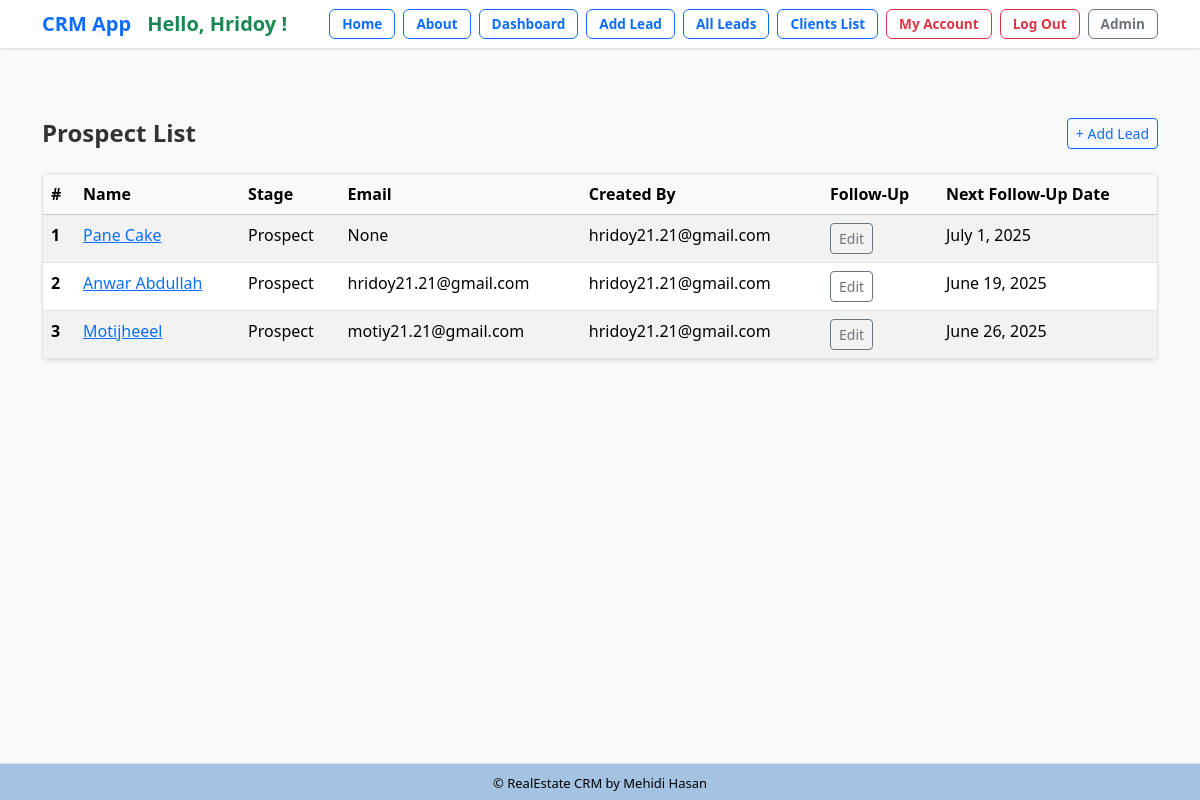
The page /leads/prospect/ (signed in) on the database its author committed.
### lead/models.py (models this page shows, shortened)
class Lead(models.Model):
    LEAD_STAGE_CHOICES = (
        ('lead', 'Lead'),
        ('prospect', 'Prospect'),
        ('high_prospect', 'High Prospect'),
        ('sold_onboard', 'Sold/On-board'),
        ('hold', 'Hold'),
        ('lost', 'Lost'),
        ('junk', 'Junk'),
    )
    PROFESSION_CHOICES = (
        ('doctor', 'Doctor'),
        ('artist', 'Artist'),
        ('engineer', 'Engineer'),
        ('teacher', 'Teacher'),
        ('student', 'Student'),
        ('other', 'Other'),
    )
    PROJECT_CHOICES = (
        ('grand', 'Grand'),
        ('majestic', 'Majestic'),
        ('skyvilla', 'Skyvilla'),
        ('maxus', 'Maxus'),
        ('other', 'Other'),
    )
    PROPERTY_STATUS_CHOICES = (
        ('ready', 'Ready'),
        ('initial', 'Initial'),
        ('going', 'Going'),
    )
    PREFERRED_LOCATION_CHOICES = (
        ('banani', 'Banani'),
        ('gulshan', 'Gulshan'),
        ('badda', 'Badda'),
        ('dhanmondi', 'Dhanmondi'),
        ('other', 'Other'),
    )
    COMPANY_CHOICES = (
        ('rupayanhousing', 'Rupayan Housing'),
        ('rupayancityuttara', 'Rupayan City Uttara'),
        ('other', 'Other'),
    )
    INTERESTED_PROJECT_BUILDING_CHOICES = (
        ('grand-building-12', 'Grand Building 12'),
        ('majestic-building-5', 'Majestic Building 5'),
        ('skyvilla-building-3', 'Skyvilla Building 3'),
        ('maxus-building-8', 'Maxus Building 8'),
        ('other', 'Other'),
    )
    UNIT_SIZE_CHOICES = (
        ('2000-2500', '2000-2500 sqft'),
        ('200-300', '200-300 sqft'),
        ('300-400', '300-400 sqft'),
        ('2500-3000', '2500-3000 sqft'),
        ('3000-3500', '3000-3500 sqft'),
        ('3500-4000', '3500-4000 sqft'),
        ('4000+', '4000+ sqft'),
        ('other', 'Other'),
    )
    PREFERENCE_FLOOR = (
        ('1st', '1st Floor'),
        ('2nd', '2nd Floor'),
        ('3rd', '3rd Floor'),
        ('4th', '4th Floor'),
        ('5th', '5th Floor'),
        ('6th', '6th Floor'),
        ('7th', '7th Floor'),
        ('8th', '8th Floor'),
        ('9th', '9th Floor'),
        ('10th', '10th Floor'),
        ('11th', '11th Floor'),
        ('12th', '12th Floor'),
        ('13th', '13th Floor'),
        ('14th', '14th Floor'),
        ('15th', '15th Floor'),
    )
    FACING_CHOICES = (
        ('east', 'East'),
        ('west', 'West'),
        ('north', 'North'),
        ('south', 'South'),
        ('north-east', 'North-East'),
        ('north-west', 'North-West'),
        ('south-east', 'South-East'),
        ('south-west', 'South-West'),
        ('other', 'Other'),
    )
    VIEW_CHOICES = (
        ('road', 'Road'),
        ('park', 'Park'),
        ('lake', 'Lake'),
        ('city', 'City'),
        ('other', 'Other'),
    )
    BUDGET_CHOICES = (
        ('less-than-50-lakh', 'Less than 50 Lakh'),
        ('less-than-1-crore', 'Less than 1 Crore'),
        ('1-crore-to-2-crore', '1 Crore to 2 Crore'),
        ('2-crore-to-3-crore', '2 Crore to 3 Crore'),
        ('3-crore-to-4-crore', '3 Crore to 4 Crore'),
        ('4-crore-to-5-crore', '4 Crore to 5 Crore'),
        ('more-than-5-crore', 'More than 5 Crore'),
        ('other', 'Other'),
    )
    LEAD_SOURCE_CHOICES = (
        ('sgl', 'SGL'),
        ('walkin', 'Walk-in'),
        ('other', 'Other'),
    )
    SUB_SOURCE_CHOICES = (
        ('ownsource', 'Own Source'),
        ('referral', 'Referral'),
        ('doorto-door', 'Door to Door'),
        ('social-media', 'Social Media'),
        ('online-advertisement', 'Online Advertisement'),
        ('other', 'Other'),
    )
    TEAM_LEADER_CHOICES = (
        ('iktadul', 'Iktadul'),
        ('salman', 'Salman'),
        ('other', 'Other'),
    )
    FOLLOWUP_STATUS_CHOICES = (
        ('call', 'Call'),
        ('email', 'Email'),
        ('int Meeting', 'Int Meeting'),
        ('Ext Meeting', 'Ext Meeting'),
        ('project visit', 'Project Visit'),
        ('sold', 'Sold'),
        ('onboard', 'On-board'),
        ('junk', 'Junk'),
    )
    name = models.CharField("Name", max_length=50)
    team = models.ForeignKey(Team, on_delete=models.CASCADE, null=True, blank=True)
    phone = models.CharField(
    "Phone",
        max_length=11,
        unique=True,
        validators=[
            RegexValidator(
                regex=r'^\d{11}$',
                message='Phone number must contain only numbers.',
                code='invalid_phone'
            )
        ]
    )
    present_address = models.CharField("Present Address", max_length=20, choices=PREFERRED_LOCATION_CHOICES, blank=True, null=True)
    primaryemail = models.EmailField("Primary Email", blank=True, null=True)
    secondaryemail = models.EmailField("Secondary Email", blank=True, null=True)
    profession = models.CharField("Profession", max_length=20, choices=PROFESSION_CHOICES, blank=True, null=True)
    resident = models.CharField("Resident", max_length=100, blank=True, null=True)
    notes = models.TextField("Notes", blank=True, null=True)
    projecttype = models.CharField("Project Type", max_length=20, choices=PROJECT_CHOICES, blank=True, null=True)
    projectstatus = models.CharField("Project Status", max_length=20, choices=PROPERTY_STATUS_CHOICES, default='ready', blank=True, null=True)
    preferred_location = models.CharField("Preferred Location", max_length=20, choices=PREFERRED_LOCATION_CHOICES, blank=True, null=True)
    company = models.CharField("Company", max_length=20, choices=COMPANY_CHOICES, default="rupayancityuttara", null=True)
    interested_project_building = models.CharField("Interested Project Building", max_length=30, choices=INTERESTED_PROJECT_BUILDING_CHOICES, blank=True, null=True)
    unit_size = models.CharField("Unit Size", max_length=20, choices=UNIT_SIZE_CHOICES, blank=True, null=True)
    preference_floor = models.CharField("Preference Floor", max_length=20, choices=PREFERENCE_FLOOR, blank=True, null=True)
    facing = models.CharField("Facing", max_length=20, choices=FACING_CHOICES, blank=True, null=True)
    view = models.CharField("View", max_length=20, choices=VIEW_CHOICES, blank=True, null=True)
    budget = models.CharField("Budget", max_length=20, choices=BUDGET_CHOICES, blank=True, null=True)
    leadsource = models.CharField("Lead Source", max_length=20, choices=LEAD_SOURCE_CHOICES, default='sgl', blank=True, null=True)
    subsource = models.CharField("Sub Source", max_length=20, choices=SUB_SOURCE_CHOICES, default='ownsource',blank=True, null=True)
    teamleader = models.CharField("Team Leader", max_length=20, choices=TEAM_LEADER_CHOICES, default='iktadul',blank=True, null=True)
    description = models.TextField("Description", blank=True, null=True)
    converted_to_client = models.BooleanField("Converted to Client", default=False)
    created_by = models.ForeignKey(User, related_name='leads', on_delete=models.CASCADE)
    created_at = models.DateTimeField("Created At", auto_now_add=True)
    modified_at = models.DateTimeField("Modified At", auto_now=True)
    followup_by = models.CharField("Follow Up By", max_length=50, choices=FOLLOWUP_STATUS_CHOICES, blank=True, null=True)
    lead_status = models.CharField("Lead Status", max_length=20, choices=LEAD_STAGE_CHOICES, default="lead", null=True)
    next_followup_by = models.CharField(max_length=20, choices=FOLLOWUP_STATUS_CHOICES, blank=True, null=True)
    next_followup_date = models.DateField("Next Follow Up Date", blank=True, null=True)
    modified_at = models.DateTimeField(auto_now=True)
    unique_id = models.CharField(max_length=255, unique=True, blank=True, null=True)

### dashboard/views.py (the view)
# urls.py: path('leads/prospect/', views.prospect_leads, name='prospect_leads'),
@login_required
def prospect_leads(request):
    if request.user.is_superuser:
        leads = Lead.objects.filter( lead_status='prospect')
    else:
        leads = Lead.objects.filter( created_by=request.user,lead_status='prospect'
        )
    total_prospect_leads = leads.count()
    return render(request, 'dashboard/prospect_leads.html', {
        'leads': leads,
        'total_prospect_leads': total_prospect_leads,
    })

### dashboard/templates/dashboard/prospect_leads.html (shortened to what this page needs)
{% extends 'crm/base.html' %}
{% block content %}
<div class="d-flex justify-content-between align-items-center mb-4">
    <h1 class="h4 fw-semibold mb-0">Prospect List</h1>
    <a class="btn btn-outline-primary btn-sm" href="{% url 'lead:addlead' %}">+ Add Lead</a>
</div>
{% if leads %}
    <div class="table-responsive shadow-sm rounded border">
        <table class="table table-hover table-striped mb-0">
            <thead class="table-light">
                <tr>
                    <th scope="col">#</th>
                    <th scope="col">Name</th>
                    <th scope="col">Stage</th>
                    <th scope="col">Email</th>
                    <th scope="col">Created By</th>
                    <th scope="col">Follow-Up</th>
                    <th scope="col" > Next Follow-Up Date</th>
                </tr>
            </thead>
            <tbody>
                {% for lead in leads %}
                    <tr>
                        <th scope="row">{{ forloop.counter }}</th>
                        <td><a href="{% url 'lead:lead_change_history' lead.id %}">{{ lead.name }}</a></td>
                        <td>{{ lead.get_lead_status_display }}</td>
                        <td>{{ lead.primaryemail }}</td>
                        <td>{{ lead.created_by }}</td>
                        <td> <a href="{% url 'edit_leads' lead.id %}?redirect_to=prospect_leads" class="btn btn-sm btn-outline-secondary">Edit</a></td>
                        <td>{{ lead.next_followup_date }}</td>
                    </tr>
                {% endfor %}
            </tbody>
        </table>
    </div>
{% else %}
    <div class="alert alert-light border text-center" role="alert">
        No leads found.
    </div>
{% endif %}
{% endblock %}

### crm/templates/crm/base.html (shortened to what this page needs)
{% load static %}
<!DOCTYPE html>
<html lang="en">
<head>
  <link href="https://cdn.jsdelivr.net/npm/bootstrap@5.3.3/dist/css/bootstrap.min.css" rel="stylesheet">
  <link rel="stylesheet" type="text/css" href="{% static 'css/styles.css' %}">
</head>
<body>
  <nav class="navbar navbar-expand-lg navbar-light bg-white border-bottom py-1 fixed-top" >
    <div class="container">
<a class="navbar-brand fw-bold text-primary d-flex align-items-center" href="{% url 'index' %}">
  <span class="me-3">CRM App</span>
  {% if request.user.is_authenticated %}
    {% if user.first_name or user.last_name %}
      <span class="text-success fw-bold">
        Hello, {{ user.first_name }} {{ user.last_name }}!
      </span>
    {% else %}
      <span class="text-success fw-bold">Hello!</span>
    {% endif %}
  {% endif %}
</a>
      <div class="collapse navbar-collapse justify-content-end" id="navbarContent">
        <ul class="navbar-nav gap-2">
          <li class="nav-item">
            <a class="btn btn-outline-primary fw-bold  btn-sm" href="{% url 'index' %}">Home</a>
          </li>
          <li class="nav-item">
            <a class="btn btn-outline-primary fw-bold btn-sm" href="{% url 'about' %}">About</a>
          </li>
          {% if request.user.is_authenticated %}
            <li class="nav-item">
              <a class="btn btn-outline-primary fw-bold btn-sm" href="{% url 'dashboard' %}">Dashboard</a>
            </li>
            <li class="nav-item">
              <a class="btn btn-outline-primary fw-bold btn-sm" href="{% url 'lead:addlead' %}">Add Lead</a>
            </li>
            <li class="nav-item">
              <a class="btn btn-outline-primary fw-bold btn-sm" href="{% url 'lead:leads_list' %}">All Leads</a>
            </li>
            <li class="nav-item">
              <a class="btn btn-outline-primary fw-bold btn-sm" href="{% url 'client_list' %}">Clients List</a>
            </li>
            <li class="nav-item">
              <a class="btn btn-outline-danger fw-bold btn-sm" href="{% url 'myaccount' %}">My Account</a>
            </li>
            <li>
              <a href="{% url 'logout' %}" class="btn btn-outline-danger fw-bold btn-sm">
            Log Out
          </a>
            </li>
            <li class="nav-item">
              <a class="btn btn-outline-secondary fw-bold btn-sm" href="{% url 'admin:index' %}">Admin</a>
            </li>
          {% endif %}
        </ul>
      </div>
    </div>
  </nav>
  <div class="container mt-5 position-relative overflow-hidden" style="min-height: 60vh; z-index: 0;">
    {% block content %}{% endblock %}
  </div>
<footer class="text-center fixed-bottom" style="background-color: #a4c3e2; padding: 6px 0; border-top: 1px solid #dee2e6;">
  <div class="container">
    <span style="color: #000; font-size: 13px;">&copy; {{ now|date:"Y" }} RealEstate CRM by Mehidi Hasan</span>
  </div>
</footer>
</body>
</html>

### crm/static/css/styles.css (style rules this page uses)
body { font-family: "Segoe UI", Roboto, sans-serif; background-color: #f8f9fa; }
.navbar { box-shadow: 0 1px 3px rgba(0, 0, 0, 0.05); }
.navbar .btn { padding: 4px 12px; font-size: 0.85rem; border-radius: 0.375rem; }
.container h1, .container h3 { color: #333; }
.table thead th { position: sticky; top: 0; background-color: #f8f9fa; z-index: 10; }

### crm/templates/crm/base.html (style rules this page uses)
body { padding-top: 70px; padding-bottom: 60px; }

### rows shown on the page
Lead: name "Pane Cake", lead_status "Prospect", primaryemail "None", created_by "hridoy21.21@gmail.com", next_followup_date "July 1, 2025"
Lead: name "Anwar Abdullah", lead_status "Prospect", primaryemail "hridoy21.21@gmail.com", created_by "hridoy21.21@gmail.com", next_followup_date "June 19, 2025"
Lead: name "Motijheeel", lead_status "Prospect", primaryemail "motiy21.21@gmail.com", created_by "hridoy21.21@gmail.com", next_followup_date "June 26, 2025"

### other values the page prints
{{ user.first_name }} "Hridoy"
